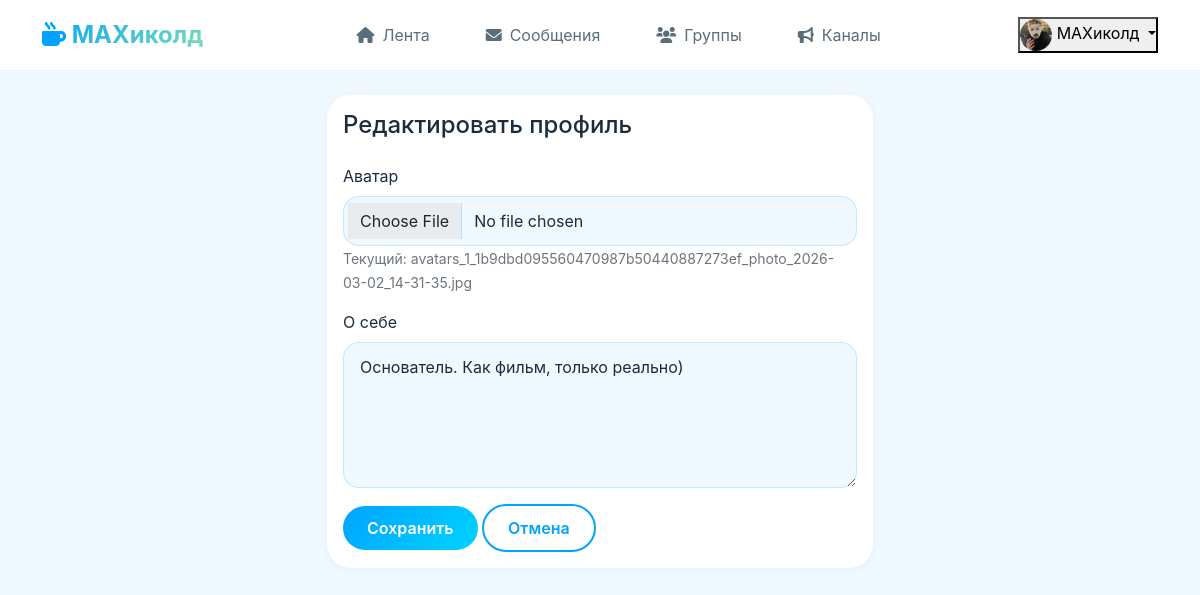
The app's page /profile/edit (signed in) with its own data.
### app.py (models this page shows, shortened)
class User(UserMixin, db.Model):
    id = db.Column(db.Integer, primary_key=True)
    username = db.Column(db.String(80), unique=True, nullable=False)
    email = db.Column(db.String(120), unique=True, nullable=False)
    password_hash = db.Column(db.String(200), nullable=False)
    avatar = db.Column(db.String(200), default='avatars/default.png')
    bio = db.Column(db.Text, default='')
    created_at = db.Column(db.DateTime, default=datetime.utcnow)
    posts = db.relationship('Post', backref='author', lazy=True)
    comments = db.relationship('Comment', backref='author', lazy=True)
    likes = db.relationship('Like', backref='user', lazy=True)

### app.py (the view, shortened to what this page needs)
@app.route('/profile/edit', methods=['GET', 'POST'])
@login_required
def edit_profile():
    return render_template('edit_profile.html')

### app.py (called while the page is built)
@login_manager.user_loader
def load_user(user_id):
    return User.query.get(int(user_id))

### templates/edit_profile.html (shortened to what this page needs)
{% extends "base.html" %}
{% block content %}
<div class="row">
    <div class="col-md-6 mx-auto">
        <div class="card">
            <div class="card-body">
                <h4 class="mb-4">Редактировать профиль</h4>
                <form method="POST" enctype="multipart/form-data">
                    <div class="mb-3">
                        <label class="form-label">Аватар</label>
                        <input type="file" name="avatar" class="form-control" accept="image/*">
                        <small class="text-secondary">Текущий: {{ current_user.avatar }}</small>
                    </div>
                    <div class="mb-3">
                        <label class="form-label">О себе</label>
                        <textarea name="bio" class="form-control" rows="5">{{ current_user.bio }}</textarea>
                    </div>
                    <button type="submit" class="btn btn-primary">Сохранить</button>
                    <a href="{{ url_for('profile', username=current_user.username) }}" class="btn btn-outline">Отмена</a>
                </form>
            </div>
        </div>
    </div>
</div>
{% endblock %}

### templates/base.html (shortened to what this page needs)
<!DOCTYPE html>
<html lang="ru" data-theme="light">
<head>
    <link href="https://cdn.jsdelivr.net/npm/bootstrap@5.1.3/dist/css/bootstrap.min.css" rel="stylesheet">
    <link rel="stylesheet" href="https://cdnjs.cloudflare.com/ajax/libs/font-awesome/6.0.0/css/all.min.css">
    <link rel="stylesheet" href="{{ url_for('static', filename='css/style.css') }}">
</head>
<body>
    {% if current_user.is_authenticated %}
    <nav class="navbar">
        <div class="container">
            <a class="navbar-brand" href="{{ url_for('feed') }}">
                <i class="fas fa-mug-hot"></i>
                <span>MAXиколд</span>
            </a>
            <div class="nav-links">
                <a href="{{ url_for('feed') }}" class="nav-link {% if request.endpoint == 'feed' %}active{% endif %}">
                    <i class="fas fa-home"></i>
                    <span>Лента</span>
                </a>
                <a href="{{ url_for('messages') }}" class="nav-link {% if request.endpoint == 'messages' or request.endpoint == 'private_chat' %}active{% endif %}">
                    <i class="fas fa-envelope"></i>
                    <span>Сообщения</span>
                </a>
                <a href="{{ url_for('groups') }}" class="nav-link {% if request.endpoint == 'groups' or request.endpoint == 'group_chat' %}active{% endif %}">
                    <i class="fas fa-users"></i>
                    <span>Группы</span>
                </a>
                <a href="{{ url_for('channels') }}" class="nav-link {% if request.endpoint == 'channels' or request.endpoint == 'channel_view' %}active{% endif %}">
                    <i class="fas fa-bullhorn"></i>
                    <span>Каналы</span>
                </a>
            </div>
            <div class="user-menu">
                <div class="dropdown">
                    <button class="dropdown-toggle" data-bs-toggle="dropdown">
                        {% if current_user.avatar %}
                        <img src="{{ url_for('static', filename='uploads/' + current_user.avatar) }}" class="avatar-sm">
                        {% else %}
                        <i class="fas fa-user-circle"></i>
                        {% endif %}
                        <span>{{ current_user.username }}</span>
                    </button>
                </div>
            </div>
        </div>
    </nav>
    {% endif %}
    <main class="container mt-4">
        {% block content %}{% endblock %}
    </main>
</body>
</html>

### static/css/style.css (style rules this page uses)
:root { --primary-blue: #00A3FF; --primary-cyan: #00D4FF; --primary-mint: #7BDFB2; --bg-page: #F0F9FF; --bg-card: #FFFFFF; --bg-hover: #E6F4FF; --text-primary: #1A2C3E; --text-secondary: #5A6E7A; --shadow-sm: 0 2px 8px rgba(0, 163, 255, 0.08); --shadow-md: 0 4px 16px rgba(0, 163, 255, 0.12); --transition: all 0.3s ease; }
* { margin: 0; padding: 0; box-sizing: border-box; }
body { font-family: -apple-system, BlinkMacSystemFont, 'Segoe UI', Roboto, sans-serif; background: var(--bg-page); color: var(--text-primary); transition: var(--transition); }
.navbar { background: var(--bg-card); border-bottom: 1px solid rgba(0, 163, 255, 0.1); padding: 12px 0; position: sticky; top: 0; z-index: 1000; }
.navbar-brand { font-size: 1.5rem; font-weight: 700; background: linear-gradient(135deg, var(--primary-blue), var(--primary-mint)); -webkit-background-clip: text; background-clip: text; color: transparent; }
.navbar-brand i { color: var(--primary-blue); background: none; }
.nav-links { display: flex; gap: 24px; }
.nav-link { color: var(--text-secondary); text-decoration: none; padding: 8px 16px; border-radius: 40px; transition: var(--transition); display: flex; align-items: center; gap: 8px; }
.card { background: var(--bg-card); border: none; border-radius: 24px; box-shadow: var(--shadow-sm); transition: var(--transition); margin-bottom: 16px; }
.btn { border-radius: 40px; padding: 10px 24px; font-weight: 600; transition: var(--transition); border: none; cursor: pointer; }
.btn-primary { background: linear-gradient(135deg, var(--primary-blue), var(--primary-cyan)); color: white; }
.btn-outline { background: transparent; border: 2px solid var(--primary-blue); color: var(--primary-blue); }
.avatar-sm { width: 32px; height: 32px; border-radius: 50%; object-fit: cover; }
.form-control { background: var(--bg-page); border: 1px solid rgba(0, 163, 255, 0.2); border-radius: 16px; padding: 12px 16px; color: var(--text-primary); transition: var(--transition); }

### records on screen
User: avatar (picture), username "MAXиколд", avatar "avatars_1_1b9dbd095560470987b50440887273ef_photo_2026-03-02_14-31-35.jpg", bio "Основатель. Как фильм, только реально)"
